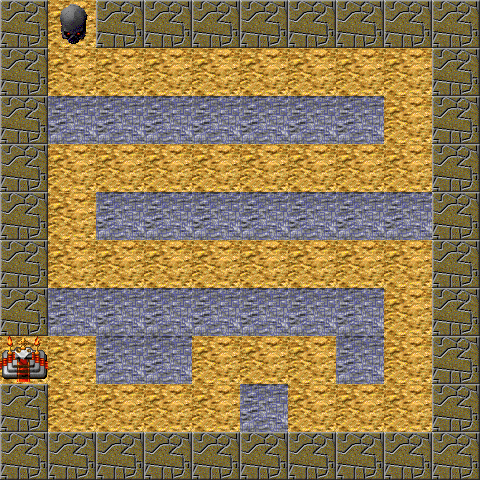

A 2D game scene composited from a Tiled map and its tileset images. What follows is a short description and the map's XML, with each tile layer's data collapsed to a summary:
An orthogonal 10x10 tile map with 48x48 px tiles, 1 tile layer (graphics) and 53 objects.

<map version="1.0" orientation="orthogonal" renderorder="right-down" width="10" height="10" tilewidth="48" tileheight="48" nextobjectid="124">
 <tileset firstgid="1" name="td_map_cells_spritesheet" tilewidth="48" tileheight="48" tilecount="6" columns="3">
  <image source="td_map_cells_spritesheet.png" width="144" height="96" />
 </tileset>
 <objectgroup name="path">
  <object id="107" x="48" y="48" width="48" height="48" />
  <object id="108" x="384" y="48" width="48" height="48" />
  <object id="110" x="384" y="144" width="48" height="48" />
  <object id="111" x="48" y="144" width="48" height="48" />
  <object id="112" x="48" y="240" width="48" height="48" />
  <object id="113" x="384" y="240" width="48" height="48" />
  <object id="114" x="384" y="384" width="48" height="48" />
  <object id="115" x="288" y="384" width="48" height="48" />
  <object id="116" x="288" y="336" width="48" height="48" />
  <object id="117" x="192" y="336" width="48" height="48" />
  <object id="118" x="192" y="384" width="48" height="48" />
  <object id="119" x="48" y="384" width="48" height="48" />
  <object id="121" x="48" y="336" width="48" height="48" />
 </objectgroup>
 <objectgroup name="blocks">
  <object id="2" x="96" y="0" width="384" height="48" />
  <object id="3" x="432" y="48" width="48" height="432" />
  <object id="4" x="48" y="432" width="384" height="48" />
  <object id="5" x="0" y="384" width="48" height="96" />
  <object id="6" x="0" y="0" width="48" height="336" />
  <object id="77" x="96" y="288" />
  <object id="79" x="432" y="288" />
  <object id="81" x="432" y="432" />
  <object id="83" x="336" y="432" />
  <object id="87" x="240" y="432" />
  <object id="89" x="96" y="432" />
  <object id="91" x="96" y="384" />
 </objectgroup>
 <objectgroup name="start_point">
  <object id="7" x="48" y="0" width="48" height="48" />
 </objectgroup>
 <objectgroup name="construction_points">
  <object id="8" x="48" y="96" width="48" height="48" />
  <object id="9" x="96" y="96" width="48" height="48" />
  <object id="10" x="144" y="96" width="48" height="48" />
  <object id="11" x="192" y="96" width="48" height="48" />
  <object id="12" x="240" y="96" width="48" height="48" />
  <object id="13" x="288" y="96" width="48" height="48" />
  <object id="14" x="336" y="96" width="48" height="48" />
  <object id="15" x="96" y="192" width="48" height="48" />
  <object id="16" x="144" y="192" width="48" height="48" />
  <object id="17" x="192" y="192" width="48" height="48" />
  <object id="18" x="240" y="192" width="48" height="48" />
  <object id="19" x="288" y="192" width="48" height="48" />
  <object id="20" x="336" y="192" width="48" height="48" />
  <object id="21" x="384" y="192" width="48" height="48" />
  <object id="22" x="48" y="288" width="48" height="48" />
  <object id="23" x="96" y="288" width="48" />
  <object id="24" x="96" y="336" width="48" height="48" />
  <object id="25" x="96" y="288" width="48" height="48" />
  <object id="26" x="144" y="288" width="48" height="48" />
  <object id="27" x="144" y="336" width="48" height="48" />
  <object id="28" x="192" y="288" width="48" height="48" />
  <object id="29" x="240" y="288" width="48" height="48" />
  <object id="30" x="288" y="288" width="48" height="48" />
  <object id="31" x="336" y="288" width="48" height="48" />
  <object id="32" x="336" y="336" width="48" height="48" />
  <object id="33" x="240" y="384" width="48" height="48" />
 </objectgroup>
 <objectgroup name="defend_point">
  <object id="34" x="0" y="336" width="48" height="48" />
 </objectgroup>
 <layer name="graphics" width="10" height="10">
  <data>[100 cells, 100 non-empty, 5 distinct tile ids]</data>
 </layer>
</map>